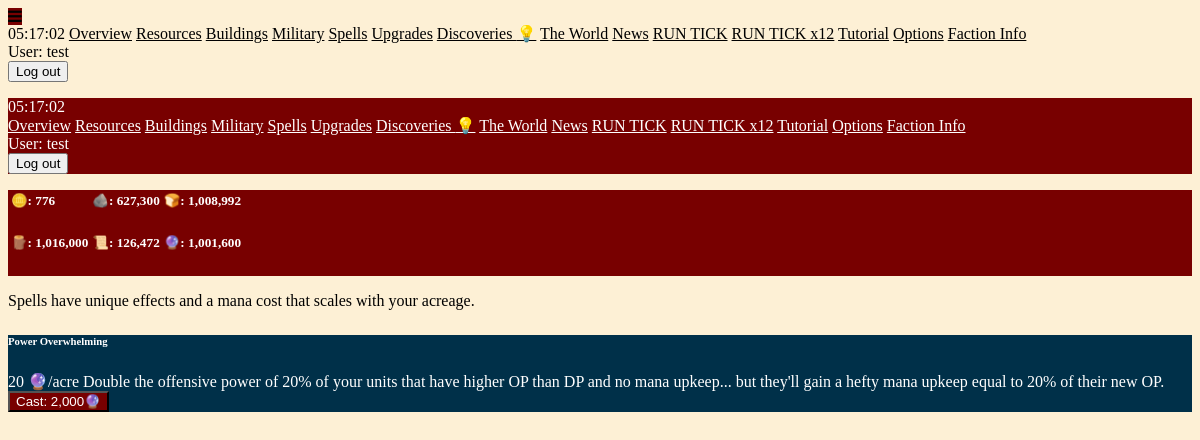
Page /spells (signed in) on the committed database.
### maingame/models.py (models this page shows, shortened)
class Spell(models.Model):
    name = models.CharField(max_length=50, null=True, blank=True)
    ruler = models.ForeignKey(Player, on_delete=models.PROTECT, null=True, blank=True)
    description = models.CharField(max_length=500, null=True, blank=True)
    requirement = models.CharField(max_length=50, null=True, blank=True)
    mana_cost_per_acre = models.IntegerField(default=99)
    is_starter = models.BooleanField(default=False)
    @property
    def mana_cost(self):
        if self.ruler == None:
            return 1
        return self.ruler.acres * self.mana_cost_per_acre

class Player(models.Model):
    associated_user = models.OneToOneField(User, on_delete=models.CASCADE, null=True, blank=True, unique=True)
    name = models.CharField(max_length=50, null=True, blank=True, unique=True)
    timezone = models.CharField(max_length=50, default="UTC")
    is_starving = models.BooleanField(default=False)
    has_unread_events = models.BooleanField(default=False)
    protection_ticks_remaining = models.IntegerField(default=72)
    complacency = models.IntegerField(default=0)
    has_tick_units = models.BooleanField(default=False)
    show_tutorials = models.BooleanField(default=True)
    theme = models.CharField(max_length=50, null=True, blank=True, default="ODA")
    is_abandoned = models.BooleanField(default=False)
    use_am_pm = models.BooleanField(default=True)
    acres = models.IntegerField(default=100)
    incoming_acres_dict = models.JSONField(default=dict, blank=True)
    primary_resource_name = models.CharField(max_length=50, null=True, blank=True)
    primary_resource_per_acre = models.IntegerField(default=0)
    building_primary_resource_name = models.CharField(max_length=50, null=True, blank=True)
    building_secondary_resource_name = models.CharField(max_length=50, null=True, blank=True)
    building_primary_cost_per_acre = models.IntegerField(default=100)
    building_secondary_cost_per_acre = models.IntegerField(default=10)
    upgrade_cost = models.IntegerField(default=300)
    upgrade_exponent = models.FloatField(default=1.03, null=True, blank=True)
    perk_dict = models.JSONField(default=dict, blank=True)
    faction_name = models.CharField(max_length=50, null=True, blank=True)
    discovery_points = models.IntegerField(default=0)
    available_discoveries = models.JSONField(default=list, blank=True)
    learned_discoveries = models.JSONField(default=list, blank=True)
    last_sold_resource_name = models.CharField(max_length=50, null=True, blank=True)
    last_bought_resource_name = models.CharField(max_length=50, null=True, blank=True)
    @property
    def barren_acres(self):
        barren_acres = self.acres
        for building in Building.objects.filter(ruler=self):
            barren_acres -= building.quantity
        return barren_acres
    @property
    def header_rows(self):
        iterator = -1
        row_number = 0
        header_rows = {}
        for resource in Resource.objects.filter(ruler=self):
            iterator += 1
            if iterator % math.ceil(Resource.objects.filter(ruler=self).count() / 2) == 0:
                row_number += 1
                header_rows[str(row_number)] = []
            readout = f"{resource.icon}: {int(resource.quantity):,}"
            tooltip = resource.name
            header_rows[str(row_number)].append({
                "readout": readout,
                "tooltip": tooltip
            })
        return header_rows

### maingame/views.py (the view)
# urls.py: path("spells", views.spells, name="spells"),
@login_required
def spells(request):
    try:
        player = Player.objects.get(associated_user=request.user)
    except:
        return redirect("register")
    spells = Spell.objects.filter(ruler=player)
    context = {
        "spells": spells,
        "mana_quantity": Resource.objects.get(ruler=player, name="mana").quantity,
    }
    return render(request, "maingame/spells.html", context)

### maingame/context_processors/context_processors.py (called while the page is built)
def player_context_processor(request):
    active_player = None
    if request.user.is_authenticated:
        active_player = Player.objects.filter(associated_user=request.user).first()
    return {
        "active_player": active_player,
        "round": Round.objects.first(),
    }

### maingame/templates/maingame/spells.html (shortened to what this page needs)
{% extends "base.html" %}
{% load humanize %}
{% block content %}
{% if active_player.show_tutorials %}
    <p>
        Spells have unique effects and a mana cost that scales with your acreage.
    </p>
{% endif %}
<div class="u-flex u-flex-wrap">
    {% for spell in spells %}
    <div class="card card_colors p-1 u-flex u-flex-column u-gap-1 w-64">
        <h6>{{ spell.name }}</h6>
        <span>{{ spell.mana_cost_per_acre }} 🔮/acre</span>
        <span>{{ spell.description }}</span>
        <a href="{% url 'submit_spell' spell.id %}">
            <button class="header_colors px-1 py-0" {% if mana_quantity < spell.mana_cost %}disabled{% endif %}>Cast: {{ spell.mana_cost|intcomma }}🔮</button>
        </a>
    </div>
    {% endfor %}
</div>
{% endblock %}

### templates/sidebar_links.html (shortened to what this page needs)
{% if active_player %}
<a href="{% url 'overview' active_player.id %}" class="">Overview</a>
<a href="{% url 'resources' %}" class="">Resources</a>
<a href="{% url 'buildings' %}" class="">Buildings{% if active_player.barren_acres > 0 %} ⚠️{% endif %}</a>
<a href="{% url 'military' %}" class="">Military</a>
<a href="{% url 'spells' %}" class="">Spells</a>
<a href="{% url 'upgrades' %}" class="">Upgrades</a>
<a href="{% url 'discoveries' %}" class="">Discoveries{% if active_player.discovery_points >= 50 %} 💡{% endif %}</a>
<a href="{% url 'world' %}" class="">The World</a>
<a href="{% url 'news' %}" class="">News{% if active_player.has_unread_events > 0 %} ⚠️{% endif %}</a>
<a href="{% url 'run_tick_view' 1 %}" class=" mt-12">RUN TICK</a>
<a href="{% url 'run_tick_view' 12 %}" class="">RUN TICK x12</a>
{% if active_player.show_tutorials %}
<a href="{% url 'tutorial' %}" class="">Tutorial</a>
{% endif %}
<a href="{% url 'options' %}" class="">Options</a>
{% endif %}
<a href="{% url 'faction_info' %}" class="">Faction Info</a>
<form action="{% url 'logout' %}" method="post" class="mt-8">
    <div class="u-flex u-flex-column u-gap-0">
        <span class="text-xs my-0">User: {{ user.username }}</span>
    </div>
    <button type="submit" class="px-1 py-0 w-12 h-4">
        <span class="font-bold">Log out</span>
    </button>
</form>

### rows in the picture
Spell: name "Power Overwhelming", mana_cost_per_acre "20", description "Double the offensive power of 20% of your units that have higher OP than DP and no mana upkeep... but they'll gain a hefty mana upkeep equal to 20% of their new OP.", mana_cost "2,000"

### other values in the picture
{{ user.username }} "test test"
{{ resource_readout.readout }} "🪙: 776" "🪨: 627,300" "🍞: 1,008,992" "🪵: 1,016,000" "📜: 126,472" "🔮: 1,001,600"
